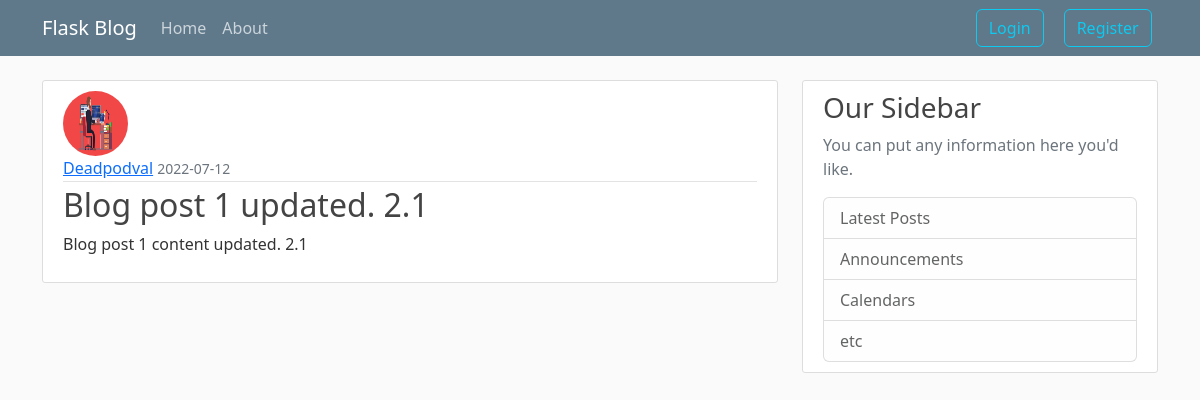
/post/1, run on the app's committed database.
### flaskblog/models.py (models this page shows, shortened)
class User(db.Model, UserMixin):
    id = db.Column(db.Integer, primary_key=True)
    username = db.Column(db.String(20), unique=True, nullable=False)
    email = db.Column(db.String(120), unique=True, nullable=False)
    image_file = db.Column(db.String(20), nullable=False, default='default.jpg')
    password = db.Column(db.String(60), nullable=False)
    posts = db.relationship('Post', backref='author', lazy=True)

class Post(db.Model):
    id = db.Column(db.Integer, primary_key=True)
    title = db.Column(db.String(100), nullable=False)
    date_posted = db.Column(db.DateTime, nullable=False, default=datetime.utcnow())
    content = db.Column(db.Text, nullable=False)
    user_id = db.Column(db.Integer, db.ForeignKey('user.id'), nullable=False)

### flaskblog/routs.py (the view)
@app.route("/post/<int:post_id>")
def post(post_id):
    _post = Post.query.get_or_404(post_id)
    return render_template('post.html', title=_post.title, post=_post)

### flaskblog/templates/post.html (shortened to what this page needs)
{% extends "layout.html" %}
{% block content %}
  <article class="media content-section">
    <img class="rounded-circle article-img" src="{{ url_for('static', filename='profile_pics/' + post.author.image_file) }}">
    <div class="media-body">
      <div class="article-metadata">
        <a class="mr-2" href="#">{{ post.author.username }}</a>
        <small class="text-muted">{{ post.date_posted.strftime('%Y-%m-%d') }}</small>
      </div>
      <h2 class="article-title">{{ post.title }}</h2>
      <p class="article-content">{{ post.content }}</p>
    </div>
  </article>
{% endblock content %}

### flaskblog/static/main.css (style rules this page uses)
body { background: #fafafa; color: #333333; margin-top: 5rem; }
h1, h2, h3, h4, h5, h6 { color: #444444; }
.content-section { background: #ffffff; padding: 10px 20px; border: 1px solid #dddddd; border-radius: 3px; margin-bottom: 20px; }
.article-title { color: #444444; }
.article-content { white-space: pre-line; }
.article-img { height: 65px; width: 65px; margin-right: 16px; }
.article-metadata { padding-bottom: 1px; margin-bottom: 4px; border-bottom: 1px solid #e3e3e3 }

### data on the page
User: image_file (placeholder picture), author.username "Deadpodval"
Post: date_posted "2022-07-12", title "Blog post 1 updated. 2.1", content "Blog post 1 content updated. 2.1"
